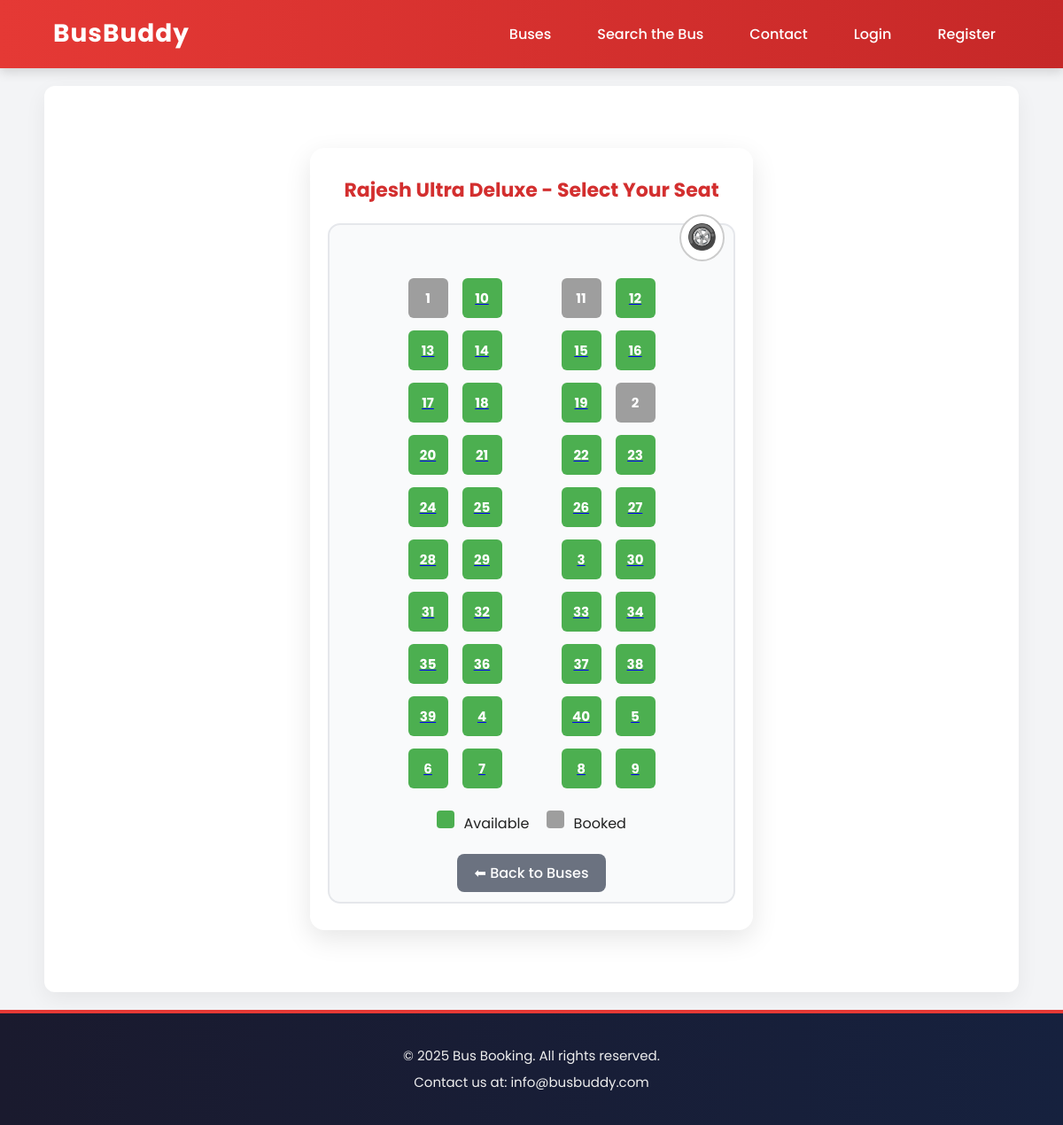
Screenshot of /seats/6 with the database file from the repository.
### myapp/models.py (models this page shows, shortened)
class Bus(models.Model):
    name = models.CharField(max_length=100)
    source = models.CharField(max_length=100)
    destination = models.CharField( max_length=100)
    date = models.DateField()
    time = models.TimeField()
    total_seats = models.IntegerField(default=60)
    price = models.DecimalField(max_digits=6,decimal_places=2,default=0.00)

class Seat(models.Model):
    bus = models.ForeignKey(Bus,on_delete=models.CASCADE)
    number = models.CharField(max_length=8)
    is_booked = models.BooleanField(default=False)

### myapp/views.py (the view)
# urls.py: path('seats/<int:bus_id>',views.seats_view,name='seatsview'),
def seats_view(request, bus_id):
    bus = get_object_or_404(Bus, id=bus_id)
    seats = Seat.objects.filter(bus_id=bus_id).order_by('number')
    return render(request, 'seatsview.html', {'bus': bus, 'seats': seats,'bus_id':bus_id})

### myapp/templatetags/seat_filters.py (called while the page is built)
@register.filter
def group_seats(seats, size):
    size = int(size)
    return [seats[i:i + size] for i in range(0, len(seats), size)]

### templates/seatsview.html
{% extends "base.html" %}
{% load static %}
{% load seat_filters %}
{% block content %}
<link rel="stylesheet" href="{% static 'css/seatsview.css' %}">
<div class="bus-layout-wrapper">
  <h2 class="seat-title">{{ bus.name }} - Select Your Seat</h2>
  <div class="bus-body">
    <div class="driver-icon">🛞</div>
    <div class="seat-rows">
      {% for row in seats|group_seats:4 %}
        <div class="seat-row">
          {% for seat in row|slice:":2" %}
            {% if seat %}
              {% if seat.is_booked %}
                <div class="seat-box booked">{{ seat.number }}</div>
              {% else %}
                <a href="{% url 'passenger_details' seat.id bus.id %}">
                  <div class="seat-box available">{{ seat.number }}</div>
                </a>
              {% endif %}
            {% endif %}
          {% endfor %}
          <div class="aisle-space"></div>
          {% for seat in row|slice:"2:" %}
            {% if seat %}
              {% if seat.is_booked %}
                <div class="seat-box booked">{{ seat.number }}</div>
              {% else %}
                <a href="{% url 'passenger_details' seat.id bus.id %}">
                  <div class="seat-box available">{{ seat.number }}</div>
                </a>
              {% endif %}
            {% endif %}
          {% endfor %}
        </div>
      {% endfor %}
    </div>
    <div class="legend">
      <span><div class="legend-box available"></div> Available</span>
      <span><div class="legend-box booked"></div> Booked</span>
    </div>
    <div class="back-btn">
      <a href="{% url 'buslist' %}" class="btn-back">⬅ Back to Buses</a>
    </div>
  </div>
</div>
{% endblock %}

### static/css/base.css (style rules this page uses)
* { margin: 0; padding: 0; box-sizing: border-box; }
body { font-family: 'Poppins', sans-serif; background-color: #f5f5f5; color: #212121; line-height: 1.6; min-height: 100vh; display: flex; flex-direction: column; }
a, button { transition: all 0.3s ease; }

### static/css/seatsview.css (style rules this page uses)
body { font-family: 'Poppins', sans-serif; background-color: #f3f4f6; margin: 0; padding: 0; }
.bus-layout-wrapper { max-width: 500px; margin: 40px auto; background: #ffffff; padding: 30px 20px; border-radius: 16px; box-shadow: 0 10px 30px rgba(0, 0, 0, 0.1); animation: fadeIn 0.4s ease-in-out; text-align: center; }
.seat-title { color: #d32f2f; font-size: 22px; margin-bottom: 20px; }
.bus-body { background-color: #f9fafb; border: 2px solid #e5e7eb; padding: 20px; border-radius: 14px; position: relative; }
.driver-icon { position: absolute; top: -12px; right: 10px; font-size: 28px; background-color: #fff; padding: 2px 6px; border-radius: 50%; border: 2px solid #ccc; }
.seat-rows { display: flex; flex-direction: column; gap: 14px; margin-top: 40px; }
.seat-row { display: flex; justify-content: center; align-items: center; gap: 16px; }
.seat-box { width: 45px; height: 45px; background-color: #4caf50; color: white; border-radius: 6px; line-height: 45px; font-size: 15px; font-weight: bold; text-align: center; cursor: pointer; transition: transform 0.2s ease; }
.booked { background-color: #9e9e9e; cursor: not-allowed; }
.aisle-space { width: 35px; height: 1px; }
.legend { display: flex; justify-content: center; gap: 20px; margin-top: 25px; }
.legend-box { width: 20px; height: 20px; display: inline-block; border-radius: 4px; margin-right: 6px; }
.legend-box.available { background-color: #4caf50; }
.legend-box.booked { background-color: #9e9e9e; }
.back-btn { margin-top: 30px; }
.btn-back { padding: 10px 20px; background-color: #6b7280; color: white; text-decoration: none; border-radius: 8px; transition: background-color 0.3s ease, transform 0.3s ease; font-weight: 500; }

### rows the page displays
Bus: name "Rajesh Ultra Deluxe"
Seat: number "1"
Seat: number "10"
Seat: number "11"
Seat: number "12"
Seat: number "13"
Seat: number "14"
Seat: number "15"
Seat: number "16"
Seat: number "17"
Seat: number "18"
Seat: number "19"
Seat: number "2"
Seat: number "20"
Seat: number "21"
Seat: number "22"
Seat: number "23"
Seat: number "24"
Seat: number "25"
Seat: number "26"
Seat: number "27"
Seat: number "28"
Seat: number "29"
Seat: number "3"
Seat: number "30"
Seat: number "31"
Seat: number "32"
Seat: number "33"
Seat: number "34"
Seat: number "35"
Seat: number "36"
Seat: number "37"
Seat: number "38"
Seat: number "39"
Seat: number "4"
Seat: number "40"
Seat: number "5"
Seat: number "6"
Seat: number "7"
Seat: number "8"
Seat: number "9"
